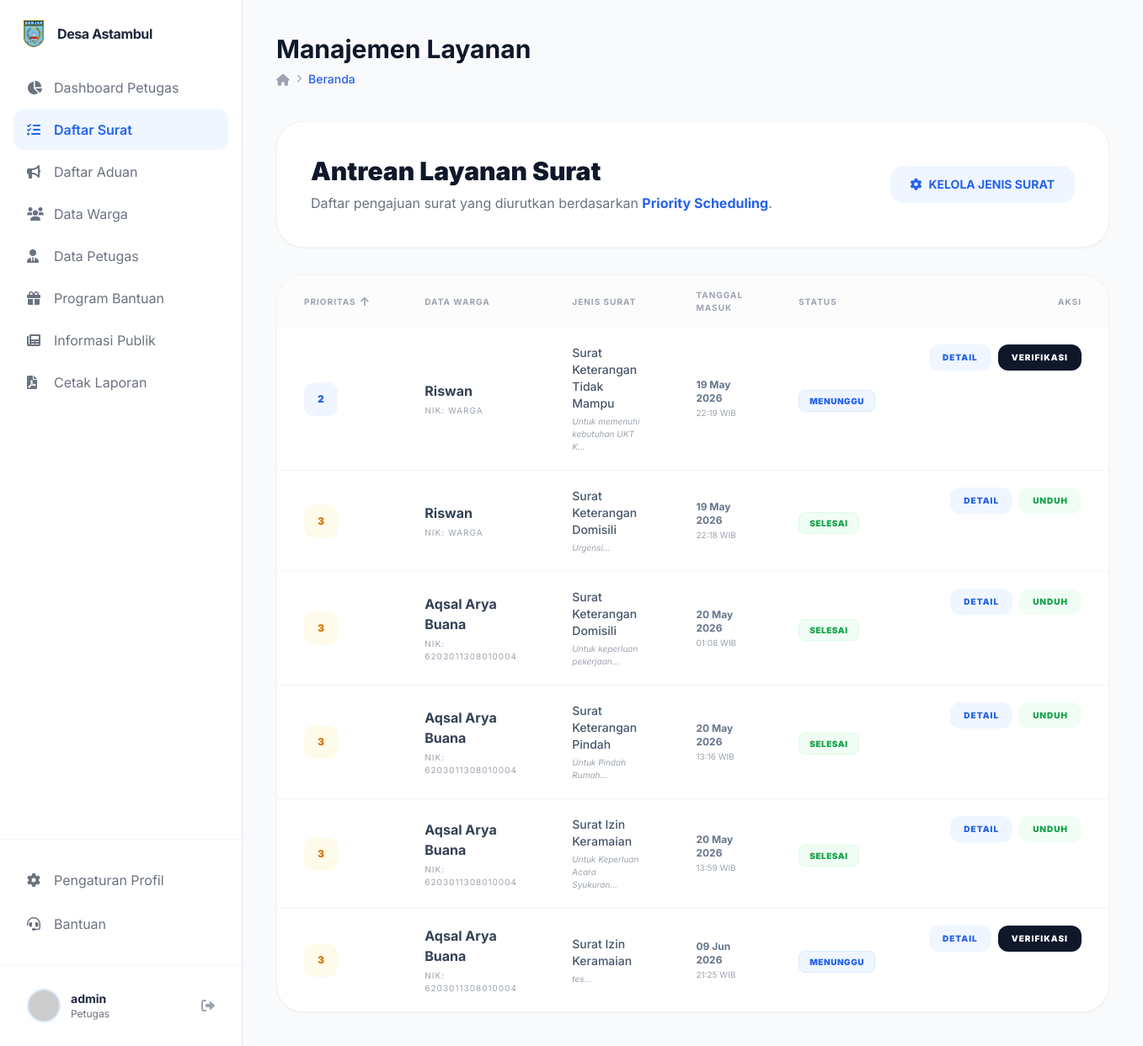
Screenshot of /public/layanan/admin?sort_by=prioritas&sort_order=ASC (signed in) with the database file from the repository.
### tables this page shows
CREATE TABLE `pengajuan_surat` (
  `id_pengajuan` int NOT NULL,
  `id_warga` int NOT NULL,
  `id_jenis_surat` int NOT NULL,
  `no_surat` varchar(30) DEFAULT NULL,
  `keperluan` text,
  `file_berkas` varchar(255) DEFAULT NULL,
  `nilai_prioritas` int DEFAULT '0',
  `status` enum('menunggu','diproses','selesai','ditolak') NOT NULL DEFAULT 'menunggu',
  `catatan_penolakan` text,
  `id_petugas_verif` int DEFAULT NULL,
  `id_kades_ttd` int DEFAULT NULL,
  `tanggal_pengajuan` datetime NOT NULL DEFAULT CURRENT_TIMESTAMP,
  `tanggal_verif` datetime DEFAULT NULL,
  `tanggal_selesai` datetime DEFAULT NULL,
  `created_at` datetime NOT NULL DEFAULT CURRENT_TIMESTAMP,
  `updated_at` datetime NOT NULL DEFAULT CURRENT_TIMESTAMP ON UPDATE CURRENT_TIMESTAMP,
  `qr_token` varchar(100) DEFAULT NULL,
  `qr_url` varchar(255) DEFAULT NULL,
  `is_verified` tinyint(1) DEFAULT '0',
  `prioritas` int DEFAULT '0',
  `waktu_proses` datetime DEFAULT NULL
);

CREATE TABLE `warga` (
  `id_warga` int NOT NULL,
  `nik` varchar(16) DEFAULT NULL,
  `nama_lengkap` varchar(100) DEFAULT NULL,
  `tempat_lahir` varchar(50) DEFAULT NULL,
  `tanggal_lahir` date DEFAULT NULL,
  `jenis_kelamin` enum('L','P') DEFAULT NULL COMMENT 'L = Laki-laki, P = Perempuan',
  `alamat` text,
  `rt_rw` varchar(10) DEFAULT NULL,
  `pekerjaan` varchar(50) DEFAULT NULL,
  `penghasilan` decimal(12,2) DEFAULT NULL,
  `jumlah_tanggungan` int DEFAULT NULL,
  `kondisi_rumah` enum('layak','kurang_layak','tidak_layak') DEFAULT NULL,
  `status_kawin` enum('kawin','belum_kawin','cerai') DEFAULT NULL,
  `created_at` datetime DEFAULT NULL,
  `updated_at` datetime DEFAULT NULL
);

CREATE TABLE `jenis_surat` (
  `id_jenis_surat` int NOT NULL,
  `kode_surat` varchar(10) DEFAULT NULL,
  `nama_surat` varchar(100) DEFAULT NULL,
  `template_file` varchar(255) DEFAULT NULL,
  `prioritas` int DEFAULT NULL,
  `keterangan` text,
  `created_at` datetime DEFAULT CURRENT_TIMESTAMP,
  `updated_at` datetime DEFAULT CURRENT_TIMESTAMP ON UPDATE CURRENT_TIMESTAMP
);

### app/core/Controller.php (called while the page is built, shortened)
<?php
class Controller {
    public function view($view, $data = []) {
        require_once '../app/views/' . $view . '.php';
    }
    public function model($model) {
        return new $model;
    }
}

### app/controllers/Layanan.php (called while the page is built, shortened)
<?php
class Layanan extends Controller {
    public function admin() {
        $data['judul'] = 'Manajemen Layanan';
        $suratModel = $this->model('SuratModel');
        $sort_by = isset($_GET['sort_by']) ? $_GET['sort_by'] : 'prioritas';
        $sort_order = isset($_GET['sort_order']) ? $_GET['sort_order'] : 'DESC';
        $data['pengajuan'] = $suratModel->getAllPengajuan($sort_by, $sort_order);
        $data['sort_by'] = $sort_by;
        $data['sort_order'] = $sort_order;
        $this->view('layanan/admin', $data);
    }
}

### app/core/App.php (called while the page is built, shortened)
<?php
class App {
    protected $method = 'index';
    protected $params = [];
    public function __construct() {
        $url = $this->parseURL();
        if ($url && file_exists('../app/controllers/' . $url[0] . '.php')) {
            unset($url[0]);
        }
        $this->controller = new $this->controller;
        if (isset($url[1])) {
            if (method_exists($this->controller, $url[1])) {
                $this->method = $url[1];
            }
        }
        call_user_func_array([$this->controller, $this->method], $this->params);
    }
    public function parseURL() {
        if (isset($_GET['url'])) {
            $url = rtrim($_GET['url'], '/');
            $url = filter_var($url, FILTER_SANITIZE_URL);
            $url = explode('/', $url);
            return $url;
        }
    }
}

### public/index.php (called while the page is built, shortened)
<?php
$app = new App;

### app/core/Database.php (called while the page is built, shortened)
<?php
class Database {
    private $host = DB_HOST;
    private $user = DB_USER;
    private $pass = DB_PASS;
    private $dbname = DB_NAME;
    private $dbh;
    private $stmt;
    public function __construct() {
        $dsn = 'mysql:host=' . $this->host . ';dbname=' . $this->dbname;
        $options = [
            PDO::ATTR_PERSISTENT => true,
            PDO::ATTR_ERRMODE => PDO::ERRMODE_EXCEPTION
        ];
        try {
            $this->dbh = new PDO($dsn, $this->user, $this->pass, $options);
        } catch (PDOException $e) {
            die($e->getMessage());
        }
    }
    public function query($sql) {
        $this->stmt = $this->dbh->prepare($sql);
    }
    public function execute() {
        return $this->stmt->execute();
    }
    public function resultSet() {
        $this->execute();
        return $this->stmt->fetchAll(PDO::FETCH_ASSOC);
    }
}

### app/models/SuratModel.php (called while the page is built, shortened)
<?php
class SuratModel {
    private $db;
    public function __construct() {
        $this->db = new Database;
    }
    public function getAllPengajuan($sort_by = 'prioritas', $sort_order = 'DESC') {
        $allowed_columns = ['prioritas', 'nama_lengkap', 'nama_surat', 'tanggal_pengajuan', 'status'];
        $sort_order = strtoupper($sort_order) === 'ASC' ? 'ASC' : 'DESC';
        $order_sql = '';
        if ($sort_by == 'nama_lengkap') {
            $order_sql = "ORDER BY w.nama_lengkap $sort_order";
        } else if ($sort_by == 'nama_surat') {
            $order_sql = "ORDER BY j.nama_surat $sort_order";
        } else {
            $order_sql = "ORDER BY p.$sort_by $sort_order";
        }
        $this->db->query("SELECT p.*, j.nama_surat, w.nama_lengkap, w.nik FROM pengajuan_surat p JOIN jenis_surat j ON p.id_jenis_surat = j.id_jenis_surat JOIN warga w ON p.id_warga = w.id_warga $order_sql");
        return $this->db->resultSet();
    }
}

### app/views/layanan/admin.php (the view, shortened to what this page needs)
<div class="space-y-8">
    <div class="bg-white p-10 rounded-[32px] shadow-sm border border-gray-100 flex flex-col md:flex-row justify-between items-start md:items-center gap-6">
        <div>
            <h2 class="text-3xl font-black text-slate-900 mb-2">Antrean Layanan Surat</h2>
            <p class="text-gray-500">Daftar pengajuan surat yang diurutkan berdasarkan <span class="text-blue-600 font-bold">Priority Scheduling</span>.</p>
        </div>
        <?php if($_SESSION['user']['level'] == 'petugas'): ?>
            <a href="<?= BASEURL; ?>/layanan/jenis" class="px-6 py-3 bg-blue-50 text-blue-600 rounded-2xl font-bold text-sm hover:bg-blue-100 transition flex items-center">
                <i class="fas fa-cog mr-2"></i> KELOLA JENIS SURAT
            </a>
        <?php endif; ?>
    </div>
    <div class="bg-white rounded-[32px] shadow-sm border border-gray-100 overflow-hidden">
        <div class="overflow-x-auto">
            <table class="w-full text-left border-collapse">
                <thead class="bg-gray-50/50">
                    <tr>
                        <th class="px-8 py-4 text-[10px] font-bold text-gray-400 uppercase tracking-widest">
                            <?php
                                $new_order = ($data['sort_by'] == 'prioritas' && $data['sort_order'] == 'DESC') ? 'ASC' : 'DESC';
                            ?>
                            <a href="?sort_by=prioritas&sort_order=<?= $new_order ?>" class="flex items-center gap-1 hover:text-gray-700 transition">
                                Prioritas
                                <?php if ($data['sort_by'] == 'prioritas'): ?>
                                    <span class="text-sm"><?= $data['sort_order'] == 'DESC' ? '↓' : '↑' ?></span>
                                <?php endif; ?>
                            </a>
                        </th>
                        <th class="px-8 py-4 text-[10px] font-bold text-gray-400 uppercase tracking-widest">
                            <?php
                                $new_order = ($data['sort_by'] == 'nama_lengkap' && $data['sort_order'] == 'ASC') ? 'DESC' : 'ASC';
                            ?>
                            <a href="?sort_by=nama_lengkap&sort_order=<?= $new_order ?>" class="flex items-center gap-1 hover:text-gray-700 transition">
                                Data Warga
                            </a>
                        </th>
                        <th class="px-8 py-4 text-[10px] font-bold text-gray-400 uppercase tracking-widest">
                            <?php
                                $new_order = ($data['sort_by'] == 'nama_surat' && $data['sort_order'] == 'ASC') ? 'DESC' : 'ASC';
                            ?>
                            <a href="?sort_by=nama_surat&sort_order=<?= $new_order ?>" class="flex items-center gap-1 hover:text-gray-700 transition">
                                Jenis Surat
                            </a>
                        </th>
                        <th class="px-8 py-4 text-[10px] font-bold text-gray-400 uppercase tracking-widest">
                            <?php
                                $new_order = ($data['sort_by'] == 'tanggal_pengajuan' && $data['sort_order'] == 'DESC') ? 'ASC' : 'DESC';
                            ?>
                            <a href="?sort_by=tanggal_pengajuan&sort_order=<?= $new_order ?>" class="flex items-center gap-1 hover:text-gray-700 transition">
                                Tanggal Masuk
                            </a>
                        </th>
                        <th class="px-8 py-4 text-[10px] font-bold text-gray-400 uppercase tracking-widest">
                            <?php
                                $new_order = ($data['sort_by'] == 'status' && $data['sort_order'] == 'ASC') ? 'DESC' : 'ASC';
                            ?>
                            <a href="?sort_by=status&sort_order=<?= $new_order ?>" class="flex items-center gap-1 hover:text-gray-700 transition">
                                Status
                            </a>
                        </th>
                        <th class="px-8 py-4 text-[10px] font-bold text-gray-400 uppercase tracking-widest text-right">Aksi</th>
                    </tr>
                </thead>
                <tbody class="divide-y divide-gray-100">
                    <?php if(empty($data['pengajuan'])): ?>
                        <tr>
                            <td colspan="6" class="px-8 py-12 text-center text-gray-500 italic">Belum ada antrean pengajuan surat.</td>
                        </tr>
                    <?php else: ?>
                        <?php foreach($data['pengajuan'] as $p): ?>
                            <tr class="hover:bg-gray-50/50 transition">
                                <td class="px-8 py-5">
                                    <div class="flex items-center space-x-2">
                                        <div class="w-10 h-10 rounded-xl flex items-center justify-center font-black text-xs <?= $p['prioritas'] >= 6 ? 'bg-rose-50 text-rose-600' : ($p['prioritas'] >= 3 ? 'bg-amber-50 text-amber-600' : 'bg-blue-50 text-blue-600'); ?>">
                                            <?= $p['prioritas']; ?>
                                        </div>
                                    </div>
                                </td>
                                <td class="px-8 py-5">
                                    <div class="font-bold text-slate-700"><?= $p['nama_lengkap']; ?></div>
                                    <div class="text-[10px] text-gray-400 uppercase tracking-widest mt-1">NIK: <?= $p['nik']; ?></div>
                                </td>
                                <td class="px-8 py-5">
                                    <div class="text-sm font-medium text-slate-600"><?= $p['nama_surat']; ?></div>
                                    <div class="text-[10px] text-gray-400 italic mt-1"><?= substr($p['keperluan'], 0, 30); ?>...</div>
                                </td>
                                <td class="px-8 py-5">
                                    <div class="text-xs font-bold text-slate-500"><?= date('d M Y', strtotime($p['tanggal_pengajuan'])); ?></div>
                                    <div class="text-[10px] text-gray-400 mt-0.5"><?= date('H:i', strtotime($p['tanggal_pengajuan'])); ?> WIB</div>
                                </td>
                                <td class="px-8 py-5">
                                    <?php
                                        $statusStyles = [
                                            'menunggu' => 'bg-blue-50 text-blue-600 border-blue-100',
                                            'diproses' => 'bg-amber-50 text-amber-600 border-amber-100',
                                            'selesai' => 'bg-green-50 text-green-600 border-green-100',
                                            'ditolak' => 'bg-rose-50 text-rose-600 border-rose-100'
                                        ];
                                        $style = $statusStyles[$p['status']] ?? 'bg-gray-50 text-gray-600 border-gray-100';
                                    ?>
                                    <span class="px-3 py-1.5 text-[10px] font-black rounded-lg border uppercase tracking-wider <?= $style; ?>">
                                        <?= $p['status']; ?>
                                    </span>
                                </td>
                                <td class="px-8 py-5 text-right flex justify-end items-center gap-2">
                                    <button
                                        type="button"
                                        class="px-4 py-2 bg-blue-50 text-blue-600 rounded-xl font-black text-[10px] uppercase tracking-widest hover:bg-blue-100 transition flex items-center"
                                        data-action="detail-surat"
                                        data-id="<?= (int)$p['id_pengajuan']; ?>"
                                        data-nik="<?= htmlspecialchars($p['nik'], ENT_QUOTES); ?>"
                                        data-nama="<?= htmlspecialchars($p['nama_lengkap'], ENT_QUOTES); ?>"
                                        data-jenis="<?= htmlspecialchars($p['nama_surat'], ENT_QUOTES); ?>"
                                        data-keperluan="<?= htmlspecialchars($p['keperluan'] ?? '', ENT_QUOTES); ?>"
                                        data-status="<?= htmlspecialchars($p['status'], ENT_QUOTES); ?>"
                                        data-tanggal="<?= htmlspecialchars($p['tanggal_pengajuan'] ?? '-', ENT_QUOTES); ?>"
                                        data-nosurat="<?= htmlspecialchars($p['no_surat'] ?? '-', ENT_QUOTES); ?>"
                                        data-catatan="<?= htmlspecialchars($p['catatan_penolakan'] ?? '-', ENT_QUOTES); ?>"
                                        data-berkas="<?= htmlspecialchars($p['file_berkas'] ?? '', ENT_QUOTES); ?>"
                                        data-prioritas="<?= (int)$p['prioritas']; ?>"
                                    >Detail</button>
                                    <?php if($_SESSION['user']['level'] == 'kades' && $p['status'] == 'diproses'): ?>
                                        <button onclick="openModal(<?= $p['id_pengajuan']; ?>, 'selesai')" class="px-4 py-2 bg-blue-600 text-white rounded-xl font-black text-[10px] uppercase tracking-widest hover:bg-blue-700 transition shadow-lg shadow-blue-100 flex items-center">
                                            Tanda Tangani
                                        </button>
                                    <?php elseif($_SESSION['user']['level'] == 'petugas' && $p['status'] == 'menunggu'): ?>
                                        <button onclick="openModal(<?= $p['id_pengajuan']; ?>)" class="px-4 py-2 bg-slate-900 text-white rounded-xl font-black text-[10px] uppercase tracking-widest hover:bg-slate-800 transition flex items-center">
                                            Verifikasi
                                        </button>
                                    <?php elseif($p['status'] == 'selesai'): ?>
                                        <a href="<?= BASEURL; ?>/layanan/unduh/<?= $p['id_pengajuan']; ?>" target="_blank" class="px-4 py-2 bg-green-50 text-green-600 rounded-xl font-black text-[10px] uppercase tracking-widest hover:bg-green-100 transition flex items-center">
                                            Unduh
                                        </a>
                                    <?php endif; ?>
                                </td>
                            </tr>
                        <?php endforeach; ?>
                    <?php endif; ?>
                </tbody>
            </table>
        </div>
    </div>
</div>

### rows the page displays
pengajuan_surat: prioritas "2", id_warga.nama_lengkap "Riswan", id_warga.nik "WARGA", id_jenis_surat.nama_surat "Surat Keterangan Tidak Mampu", keperluan "Untuk memenuhi kebutuhan UKT K", tanggal_pengajuan "19 May 2026", tanggal_pengajuan "22:19", status "MENUNGGU"
pengajuan_surat: prioritas "3", id_warga.nama_lengkap "Riswan", id_warga.nik "WARGA", id_jenis_surat.nama_surat "Surat Keterangan Domisili", keperluan "Urgensi", tanggal_pengajuan "19 May 2026", tanggal_pengajuan "22:18", status "SELESAI"
pengajuan_surat: prioritas "3", id_warga.nama_lengkap "Aqsal Arya Buana", id_warga.nik "6203011308010004", id_jenis_surat.nama_surat "Surat Keterangan Domisili", keperluan "Untuk keperluan pekerjaan", tanggal_pengajuan "20 May 2026", tanggal_pengajuan "01:08", status "SELESAI"
pengajuan_surat: prioritas "3", id_warga.nama_lengkap "Aqsal Arya Buana", id_warga.nik "6203011308010004", id_jenis_surat.nama_surat "Surat Keterangan Pindah", keperluan "Untuk Pindah Rumah", tanggal_pengajuan "20 May 2026", tanggal_pengajuan "13:16", status "SELESAI"
pengajuan_surat: prioritas "3", id_warga.nama_lengkap "Aqsal Arya Buana", id_warga.nik "6203011308010004", id_jenis_surat.nama_surat "Surat Izin Keramaian", keperluan "Untuk Keperluan Acara Syukuran", tanggal_pengajuan "20 May 2026", tanggal_pengajuan "13:59", status "SELESAI"
pengajuan_surat: prioritas "3", id_warga.nama_lengkap "Aqsal Arya Buana", id_warga.nik "6203011308010004", id_jenis_surat.nama_surat "Surat Izin Keramaian", keperluan "tes", tanggal_pengajuan "09 Jun 2026", tanggal_pengajuan "21:25", status "MENUNGGU"

### other values shown
$_SESSION['user']['nik'] "admin"
$level "Petugas"
$data['judul'] "Manajemen Layanan"
